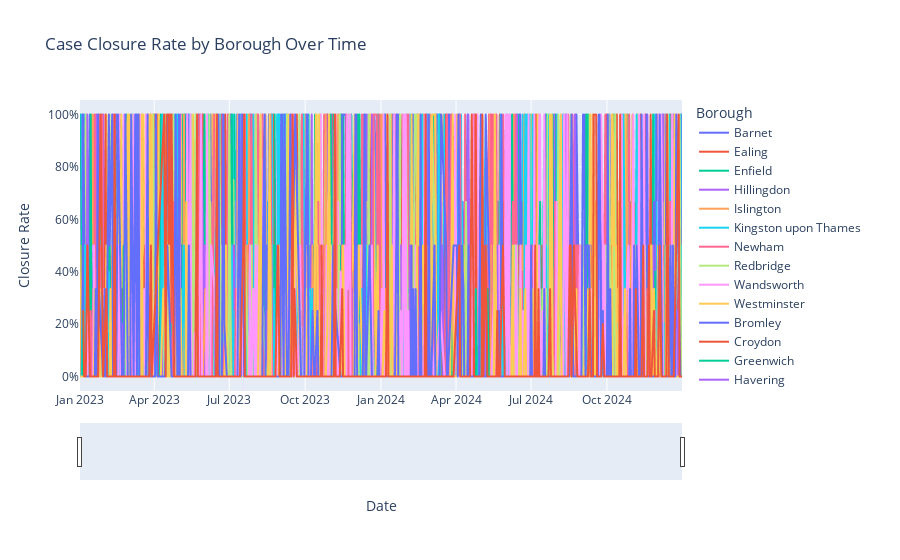

The cell this chart's notebook holds for it:
### Markdown cell above
In the column Positive Outcome "Y" means the crime case is closed. I will visualise the rate of closed case by different borough.

### Code cell
# create a new column called "Closed". Convert "Y"(closed case), "N"(open case).
df['Closed'] = df['Positive Outcome'].map({'Y': 1, 'N': 0})

# create data frame for visualisation
closure_rate = (
    df.groupby(['Date', 'Borough'])['Closed'] # groups the data for each day and borough
    .agg(['mean', 'count'])  # mean = closure rate, count = total cases
    .reset_index() # converts groupby result back to a DataFrame
    .rename(columns={'mean': 'ClosureRate', 'count': 'TotalCases'})
)

# create plotly visualisation
fig = px.line(closure_rate, x='Date', y='ClosureRate', color='Borough',
              title='Case Closure Rate by Borough Over Time')
fig.update_xaxes(rangeslider_visible=True)
fig.update_yaxes(title='Closure Rate', tickformat=".0%") 
fig.show()

### Figure 1 — Plotly figure (JSON) as saved in the notebook; plotly's stock layout.template omitted (floating-point values rounded to 4 significant figures; data arrays with more than 128 entries replaced by an {"elided": "..."} marker saying what was removed)
{"data": [{"hovertemplate": "Borough=Barnet<br>Date=%{x}<br>ClosureRate=%{y}<extra></extra>", "legendgroup": "Barnet", "line": {"color": "#636efa", "dash": "solid"}, "marker": {"symbol": "circle"}, "mode": "lines", "name": "Barnet", "showlegend": true, "type": "scattergl", "x": {"elided": "569 str values"}, "xaxis": "x", "y": {"elided": "569 float values"}, "yaxis": "y"}, {"hovertemplate": "Borough=Ealing<br>Date=%{x}<br>ClosureRate=%{y}<extra></extra>", "legendgroup": "Ealing", "line": {"color": "#EF553B", "dash": "solid"}, "marker": {"symbol": "circle"}, "mode": "lines", "name": "Ealing", "showlegend": true, "type": "scattergl", "x": {"elided": "592 str values"}, "xaxis": "x", "y": {"elided": "592 float values"}, "yaxis": "y"}, {"hovertemplate": "Borough=Enfield<br>Date=%{x}<br>ClosureRate=%{y}<extra></extra>", "legendgroup": "Enfield", "line": {"color": "#00cc96", "dash": "solid"}, "marker": {"symbol": "circle"}, "mode": "lines", "name": "Enfield", "showlegend": true, "type": "scattergl", "x": {"elided": "548 str values"}, "xaxis": "x", "y": {"elided": "548 float values"}, "yaxis": "y"}, {"hovertemplate": "Borough=Hillingdon<br>Date=%{x}<br>ClosureRate=%{y}<extra></extra>", "legendgroup": "Hillingdon", "line": {"color": "#ab63fa", "dash": "solid"}, "marker": {"symbol": "circle"}, "mode": "lines", "name": "Hillingdon", "showlegend": true, "type": "scattergl", "x": {"elided": "597 str values"}, "xaxis": "x", "y": {"elided": "597 float values"}, "yaxis": "y"}, {"hovertemplate": "Borough=Islington<br>Date=%{x}<br>ClosureRate=%{y}<extra></extra>", "legendgroup": "Islington", "line": {"color": "#FFA15A", "dash": "solid"}, "marker": {"symbol": "circle"}, "mode": "lines", "name": "Islington", "showlegend": true, "type": "scattergl", "x": {"elided": "593 str values"}, "xaxis": "x", "y": {"elided": "593 float values"}, "yaxis": "y"}, {"hovertemplate": "Borough=Kingston upon Thames<br>Date=%{x}<br>ClosureRate=%{y}<extra></extra>", "legendgroup": "Kingston upon Thames", "line": {"color": "#19d3f3", "dash": "solid"}, "marker": {"symbol": "circle"}, "mode": "lines", "name": "Kingston upon Thames", "showlegend": true, "type": "scattergl", "x": {"elided": "446 str values"}, "xaxis": "x", "y": {"elided": "446 float values"}, "yaxis": "y"}, {"hovertemplate": "Borough=Newham<br>Date=%{x}<br>ClosureRate=%{y}<extra></extra>", "legendgroup": "Newham", "line": {"color": "#FF6692", "dash": "solid"}, "marker": {"symbol": "circle"}, "mode": "lines", "name": "Newham", "showlegend": true, "type": "scattergl", "x": {"elided": "629 str values"}, "xaxis": "x", "y": {"elided": "629 float values"}, "yaxis": "y"}, {"hovertemplate": "Borough=Redbridge<br>Date=%{x}<br>ClosureRate=%{y}<extra></extra>", "legendgroup": "Redbridge", "line": {"color": "#B6E880", "dash": "solid"}, "marker": {"symbol": "circle"}, "mode": "lines", "name": "Redbridge", "showlegend": true, "type": "scattergl", "x": {"elided": "564 str values"}, "xaxis": "x", "y": {"elided": "564 float values"}, "yaxis": "y"}, {"hovertemplate": "Borough=Wandsworth<br>Date=%{x}<br>ClosureRate=%{y}<extra></extra>", "legendgroup": "Wandsworth", "line": {"color": "#FF97FF", "dash": "solid"}, "marker": {"symbol": "circle"}, "mode": "lines", "name": "Wandsworth", "showlegend": true, "type": "scattergl", "x": {"elided": "599 str values"}, "xaxis": "x", "y": {"elided": "599 float values"}, "yaxis": "y"}, {"hovertemplate": "Borough=Westminster<br>Date=%{x}<br>ClosureRate=%{y}<extra></extra>", "legendgroup": "Westminster", "line": {"color": "#FECB52", "dash": "solid"}, "marker": {"symbol": "circle"}, "mode": "lines", "name": "Westminster", "showlegend": true, "type": "scattergl", "x": {"elided": "686 str values"}, "xaxis": "x", "y": {"elided": "686 float values"}, "yaxis": "y"}, {"hovertemplate": "Borough=Bromley<br>Date=%{x}<br>ClosureRate=%{y}<extra></extra>", "legendgroup": "Bromley", "line": {"color": "#636efa", "dash": "solid"}, "marker": {"symbol": "circle"}, "mode": "lines", "name": "Bromley", "showlegend": true, "type": "scattergl", "x": {"elided": "532 str values"}, "xaxis": "x", "y": {"elided": "532 float values"}, "yaxis": "y"}, {"hovertemplate": "Borough=Croydon<br>Date=%{x}<br>ClosureRate=%{y}<extra></extra>", "legendgroup": "Croydon", "line": {"color": "#EF553B", "dash": "solid"}, "marker": {"symbol": "circle"}, "mode": "lines", "name": "Croydon", "showlegend": true, "type": "scattergl", "x": {"elided": "574 str values"}, "xaxis": "x", "y": {"elided": "574 float values"}, "yaxis": "y"}, {"hovertemplate": "Borough=Greenwich<br>Date=%{x}<br>ClosureRate=%{y}<extra></extra>", "legendgroup": "Greenwich", "line": {"color": "#00cc96", "dash": "solid"}, "marker": {"symbol": "circle"}, "mode": "lines", "name": "Greenwich", "showlegend": true, "type": "scattergl", "x": {"elided": "573 str values"}, "xaxis": "x", "y": {"elided": "573 float values"}, "yaxis": "y"}, {"hovertemplate": "Borough=Havering<br>Date=%{x}<br>ClosureRate=%{y}<extra></extra>", "legendgroup": "Havering", "line": {"color": "#ab63fa", "dash": "solid"}, "marker": {"symbol": "circle"}, "mode": "lines", "name": "Havering", "showlegend": true, "type": "scattergl", "x": {"elided": "519 str values"}, "xaxis": "x", "y": {"elided": "519 float values"}, "yaxis": "y"}, {"hovertemplate": "Borough=Kensington and Chelsea<br>Date=%{x}<br>ClosureRate=%{y}<extra></extra>", "legendgroup": "Kensington and Chelsea", "line": {"color": "#FFA15A", "dash": "solid"}, "marker": {"symbol": "circle"}, "mode": "lines", "name": "Kensington and Chelsea", "showlegend": true, "type": "scattergl", "x": {"elided": "538 str values"}, "xaxis": "x", "y": {"elided": "538 float values"}, "yaxis": "y"}, {"hovertemplate": "Borough=Lambeth<br>Date=%{x}<br>ClosureRate=%{y}<extra></extra>", "legendgroup": "Lambeth", "line": {"color": "#19d3f3", "dash": "solid"}, "marker": {"symbol": "circle"}, "mode": "lines", "name": "Lambeth", "showlegend": true, "type": "scattergl", "x": {"elided": "613 str values"}, "xaxis": "x", "y": {"elided": "613 float values"}, "yaxis": "y"}, {"hovertemplate": "Borough=Lewisham<br>Date=%{x}<br>ClosureRate=%{y}<extra></extra>", "legendgroup": "Lewisham", "line": {"color": "#FF6692", "dash": "solid"}, "marker": {"symbol": "circle"}, "mode": "lines", "name": "Lewisham", "showlegend": true, "type": "scattergl", "x": {"elided": "575 str values"}, "xaxis": "x", "y": {"elided": "575 float values"}, "yaxis": "y"}, {"hovertemplate": "Borough=Southwark<br>Date=%{x}<br>ClosureRate=%{y}<extra></extra>", "legendgroup": "Southwark", "line": {"color": "#B6E880", "dash": "solid"}, "marker": {"symbol": "circle"}, "mode": "lines", "name": "Southwark", "showlegend": true, "type": "scattergl", "x": {"elided": "610 str values"}, "xaxis": "x", "y": {"elided": "610 float values"}, "yaxis": "y"}, {"hovertemplate": "Borough=Tower Hamlets<br>Date=%{x}<br>ClosureRate=%{y}<extra></extra>", "legendgroup": "Tower Hamlets", "line": {"color": "#FF97FF", "dash": "solid"}, "marker": {"symbol": "circle"}, "mode": "lines", "name": "Tower Hamlets", "showlegend": true, "type": "scattergl", "x": {"elided": "611 str values"}, "xaxis": "x", "y": {"elided": "611 float values"}, "yaxis": "y"}, {"hovertemplate": "Borough=Waltham Forest<br>Date=%{x}<br>ClosureRate=%{y}<extra></extra>", "legendgroup": "Waltham Forest", "line": {"color": "#FECB52", "dash": "solid"}, "marker": {"symbol": "circle"}, "mode": "lines", "name": "Waltham Forest", "showlegend": true, "type": "scattergl", "x": {"elided": "523 str values"}, "xaxis": "x", "y": {"elided": "523 float values"}, "yaxis": "y"}, {"hovertemplate": "Borough=Bexley<br>Date=%{x}<br>ClosureRate=%{y}<extra></extra>", "legendgroup": "Bexley", "line": {"color": "#636efa", "dash": "solid"}, "marker": {"symbol": "circle"}, "mode": "lines", "name": "Bexley", "showlegend": true, "type": "scattergl", "x": {"elided": "443 str values"}, "xaxis": "x", "y": {"elided": "443 float values"}, "yaxis": "y"}, {"hovertemplate": "Borough=Brent<br>Date=%{x}<br>ClosureRate=%{y}<extra></extra>", "legendgroup": "Brent", "line": {"color": "#EF553B", "dash": "solid"}, "marker": {"symbol": "circle"}, "mode": "lines", "name": "Brent", "showlegend": true, "type": "scattergl", "x": {"elided": "596 str values"}, "xaxis": "x", "y": {"elided": "596 float values"}, "yaxis": "y"}, {"hovertemplate": "Borough=Camden<br>Date=%{x}<br>ClosureRate=%{y}<extra></extra>", "legendgroup": "Camden", "line": {"color": "#00cc96", "dash": "solid"}, "marker": {"symbol": "circle"}, "mode": "lines", "name": "Camden", "showlegend": true, "type": "scattergl", "x": {"elided": "626 str values"}, "xaxis": "x", "y": {"elided": "626 float values"}, "yaxis": "y"}, {"hovertemplate": "Borough=Hackney<br>Date=%{x}<br>ClosureRate=%{y}<extra></extra>", "legendgroup": "Hackney", "line": {"color": "#ab63fa", "dash": "solid"}, "marker": {"symbol": "circle"}, "mode": "lines", "name": "Hackney", "showlegend": true, "type": "scattergl", "x": {"elided": "603 str values"}, "xaxis": "x", "y": {"elided": "603 float values"}, "yaxis": "y"}, {"hovertemplate": "Borough=Hammersmith and Fulham<br>Date=%{x}<br>ClosureRate=%{y}<extra></extra>", "legendgroup": "Hammersmith and Fulham", "line": {"color": "#FFA15A", "dash": "solid"}, "marker": {"symbol": "circle"}, "mode": "lines", "name": "Hammersmith and Fulham", "showlegend": true, "type": "scattergl", "x": {"elided": "554 str values"}, "xaxis": "x", "y": {"elided": "554 float values"}, "yaxis": "y"}, {"hovertemplate": "Borough=Haringey<br>Date=%{x}<br>ClosureRate=%{y}<extra></extra>", "legendgroup": "Haringey", "line": {"color": "#19d3f3", "dash": "solid"}, "marker": {"symbol": "circle"}, "mode": "lines", "name": "Haringey", "showlegend": true, "type": "scattergl", "x": {"elided": "573 str values"}, "xaxis": "x", "y": {"elided": "573 float values"}, "yaxis": "y"}, {"hovertemplate": "Borough=Hounslow<br>Date=%{x}<br>ClosureRate=%{y}<extra></extra>", "legendgroup": "Hounslow", "line": {"color": "#FF6692", "dash": "solid"}, "marker": {"symbol": "circle"}, "mode": "lines", "name": "Hounslow", "showlegend": true, "type": "scattergl", "x": {"elided": "551 str values"}, "xaxis": "x", "y": {"elided": "551 float values"}, "yaxis": "y"}, {"hovertemplate": "Borough=Merton<br>Date=%{x}<br>ClosureRate=%{y}<extra></extra>", "legendgroup": "Merton", "line": {"color": "#B6E880", "dash": "solid"}, "marker": {"symbol": "circle"}, "mode": "lines", "name": "Merton", "showlegend": true, "type": "scattergl", "x": {"elided": "457 str values"}, "xaxis": "x", "y": {"elided": "457 float values"}, "yaxis": "y"}, {"hovertemplate": "Borough=Barking and Dagenham<br>Date=%{x}<br>ClosureRate=%{y}<extra></extra>", "legendgroup": "Barking and Dagenham", "line": {"color": "#FF97FF", "dash": "solid"}, "marker": {"symbol": "circle"}, "mode": "lines", "name": "Barking and Dagenham", "showlegend": true, "type": "scattergl", "x": {"elided": "509 str values"}, "xaxis": "x", "y": {"elided": "509 float values"}, "yaxis": "y"}, {"hovertemplate": "Borough=Harrow<br>Date=%{x}<br>ClosureRate=%{y}<extra></extra>", "legendgroup": "Harrow", "line": {"color": "#FECB52", "dash": "solid"}, "marker": {"symbol": "circle"}, "mode": "lines", "name": "Harrow", "showlegend": true, "type": "scattergl", "x": {"elided": "468 str values"}, "xaxis": "x", "y": {"elided": "468 float values"}, "yaxis": "y"}, {"hovertemplate": "Borough=Sutton<br>Date=%{x}<br>ClosureRate=%{y}<extra></extra>", "legendgroup": "Sutton", "line": {"color": "#636efa", "dash": "solid"}, "marker": {"symbol": "circle"}, "mode": "lines", "name": "Sutton", "showlegend": true, "type": "scattergl", "x": {"elided": "407 str values"}, "xaxis": "x", "y": {"elided": "407 float values"}, "yaxis": "y"}, {"hovertemplate": "Borough=Richmond upon Thames<br>Date=%{x}<br>ClosureRate=%{y}<extra></extra>", "legendgroup": "Richmond upon Thames", "line": {"color": "#EF553B", "dash": "solid"}, "marker": {"symbol": "circle"}, "mode": "lines", "name": "Richmond upon Thames", "showlegend": true, "type": "scattergl", "x": {"elided": "398 str values"}, "xaxis": "x", "y": {"elided": "398 float values"}, "yaxis": "y"}], "layout": {"legend": {"title": {"text": "Borough"}, "tracegroupgap": 0}, "title": {"text": "Case Closure Rate by Borough Over Time"}, "xaxis": {"anchor": "y", "domain": [0, 1], "rangeslider": {"visible": true}, "title": {"text": "Date"}}, "yaxis": {"anchor": "x", "domain": [0, 1], "tickformat": ".0%", "title": {"text": "Closure Rate"}}}}
